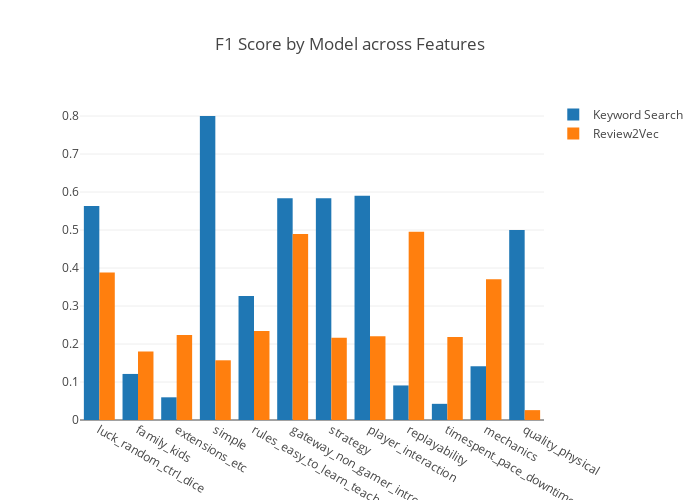

The cell this chart's notebook holds for it:
### Code cell
### F1 Score
trace1 = go.Bar(x=valid_metrics_df_keyword.handlabel_name, 
                y=valid_metrics_df_keyword['F1'], 
                name='Keyword Search')
trace2 = go.Bar(x=valid_metrics_df_r2v.handlabel_name, 
                y=valid_metrics_df_r2v['F1'], 
                name='Review2Vec')
#trace3 = go.Bar(x=pv.index, y=pv[('Quantity', 'presented')], name='Presented')
#trace4 = go.Bar(x=pv.index, y=pv[('Quantity', 'won')], name='Won')

data = [trace1, trace2]
layout = go.Layout(
    title='F1 Score by Model across Features',
    barmode='group',
    autosize=False,
    width=700,
    height=500
#     margin=go.Margin(
#         l=50,
#         r=50,
#         b=100,
#         t=100,
#         pad=4
    )

validation_fig = go.Figure(data=data, layout=layout)
plotly.offline.iplot(validation_fig)

# luck/random
# family/kids
# expansions
# simple
# easy to learn/teach rules
# gateway/non-gamers
# strategy
# player interaction
# replayability
# pace/downtime
# mechanics
# physical quality

### Figure 1 — Plotly figure (JSON) as saved in the notebook; plotly's stock layout.template omitted (floating-point values rounded to 4 significant figures)
{"data": [{"name": "Keyword Search", "type": "bar", "x": ["luck_random_ctrl_dice", "family_kids", "extensions_etc", "simple", "rules_easy_to_learn_teach", "gateway_non_gamer_intro", "strategy", "player_interaction", "replayability", "timespent_pace_downtime_waiting", "mechanics", "quality_physical"], "y": [0.563, 0.1212, 0.0597, 0.8, 0.3265, 0.5838, 0.5833, 0.5902, 0.09091, 0.04255, 0.1414, 0.5]}, {"name": "Review2Vec", "type": "bar", "x": ["luck_random_ctrl_dice", "family_kids", "extensions_etc", "simple", "rules_easy_to_learn_teach", "gateway_non_gamer_intro", "strategy", "player_interaction", "replayability", "timespent_pace_downtime_waiting", "mechanics", "quality_physical"], "y": [0.3879, 0.1802, 0.2234, 0.1571, 0.2339, 0.4896, 0.2165, 0.2203, 0.4953, 0.2184, 0.3702, 0.02597]}], "layout": {"autosize": false, "barmode": "group", "height": 500, "title": "F1 Score by Model across Features", "width": 700}}
